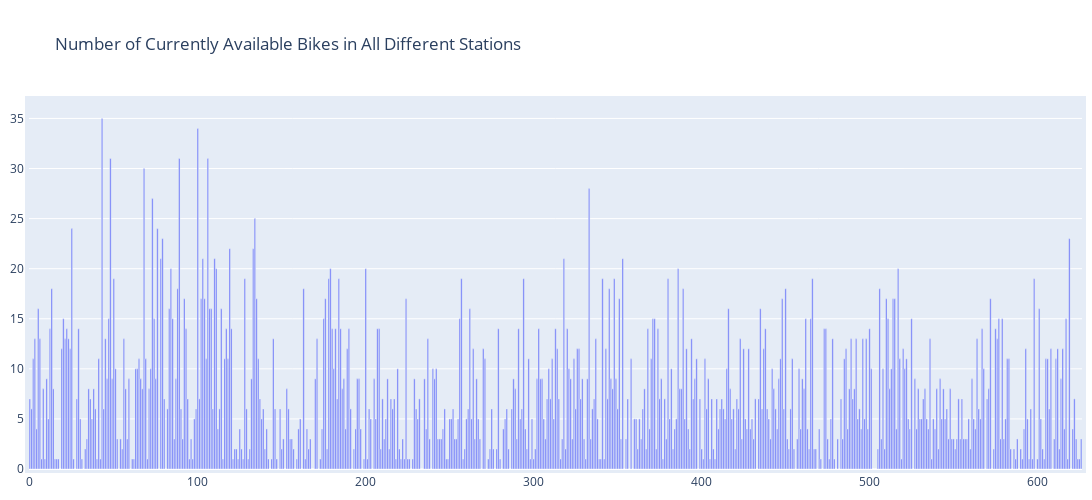

Write notebook code for a chart like this one.
### Code cell
fig = go.Figure(
    data=[go.Bar(y=number_bikes)],
    layout_title_text="Number of Currently Available Bikes in All Different Stations"
)
fig.update_layout(
    autosize=False,
    width=1500,
    height=500,
    margin=dict(
        l=10,
        r=10,
        b=10,
        t=100,
        pad=4
    )#,
#    paper_bgcolor="LightSteelBlue",
)
fig.show()

### Figure 1 — Plotly figure (JSON) as saved in the notebook; plotly's stock layout.template omitted (floating-point values rounded to 4 significant figures; data arrays with more than 128 entries replaced by an {"elided": "..."} marker saying what was removed)
{"data": [{"type": "bar", "y": {"elided": "627 int values"}}], "layout": {"autosize": false, "height": 500, "margin": {"b": 10, "l": 10, "pad": 4, "r": 10, "t": 100}, "title": {"text": "Number of Currently Available Bikes in All Different Stations"}, "width": 1500}}
